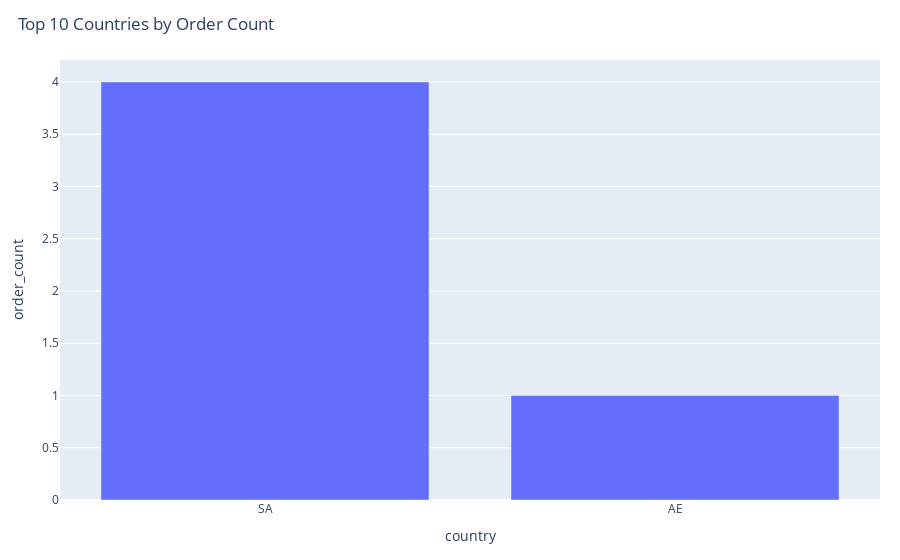

The code cell stored with this chart in its notebook:
### Code cell
country_orders = df["country"].value_counts().reset_index()
country_orders.columns = ["country", "order_count"]
top10 = country_orders.head(10)

print("Top 10 Countries by Order Count:")
print(top10.to_string(index=False))

fig = bar_sorted(top10, "country", "order_count", "Top 10 Countries by Order Count")
save_fig(fig, FIGS / "top10_countries.png")
fig

### Figure 1 — Plotly figure (JSON) as saved in the notebook; plotly's stock layout.template omitted (floating-point values rounded to 4 significant figures)
{"data": [{"hovertemplate": "country=%{x}<br>order_count=%{y}<extra></extra>", "legendgroup": "", "marker": {"color": "#636efa", "pattern": {"shape": ""}}, "name": "", "orientation": "v", "showlegend": false, "textposition": "auto", "type": "bar", "x": ["SA", "AE"], "xaxis": "x", "y": [4, 1], "yaxis": "y"}], "layout": {"barmode": "relative", "legend": {"tracegroupgap": 0}, "margin": {"b": 60, "l": 60, "r": 20, "t": 60}, "title": {"text": "Top 10 Countries by Order Count", "x": 0.02}, "xaxis": {"anchor": "y", "domain": [0, 1], "title": {"text": "country"}}, "yaxis": {"anchor": "x", "domain": [0, 1], "title": {"text": "order_count"}}}}
